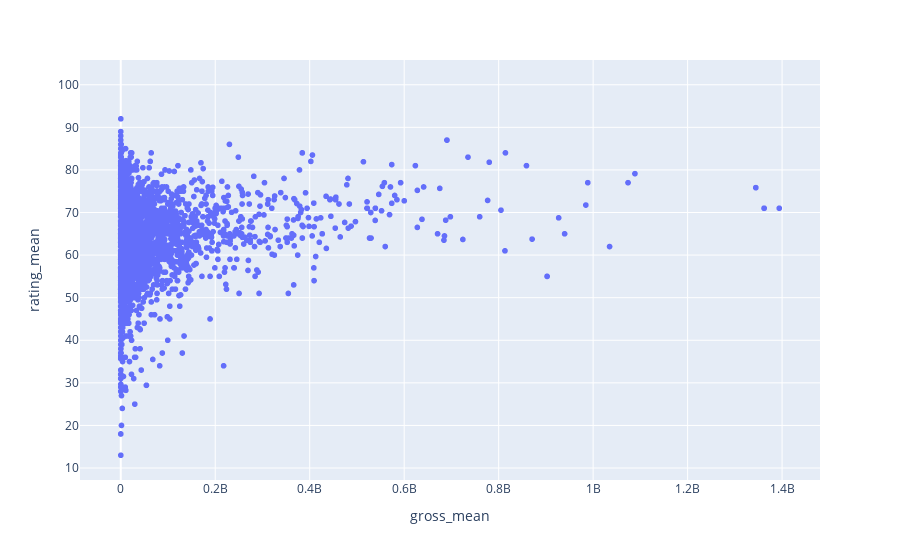

This figure's notebook cell:
### Code cell
fig = px.scatter(directors_data, x='gross_mean', y='rating_mean', hover_data=['name', 'titles'])
fig.show()

### Figure 1 — Plotly figure (JSON) as saved in the notebook; plotly's stock layout.template omitted (floating-point values rounded to 4 significant figures; data arrays with more than 128 entries replaced by an {"elided": "..."} marker saying what was removed)
{"data": [{"customdata": {"elided": "4352x2 str values"}, "hovertemplate": "gross_mean=%{x}<br>rating_mean=%{y}<br>name=%{customdata[0]}<br>titles=%{customdata[1]}<extra></extra>", "legendgroup": "", "marker": {"color": "#636efa", "symbol": "circle"}, "mode": "markers", "name": "", "showlegend": false, "type": "scattergl", "x": {"elided": "4352 float values"}, "xaxis": "x", "y": {"elided": "4352 float values"}, "yaxis": "y"}], "layout": {"legend": {"tracegroupgap": 0}, "margin": {"t": 60}, "xaxis": {"anchor": "y", "domain": [0, 1], "title": {"text": "gross_mean"}}, "yaxis": {"anchor": "x", "domain": [0, 1], "title": {"text": "rating_mean"}}}}
